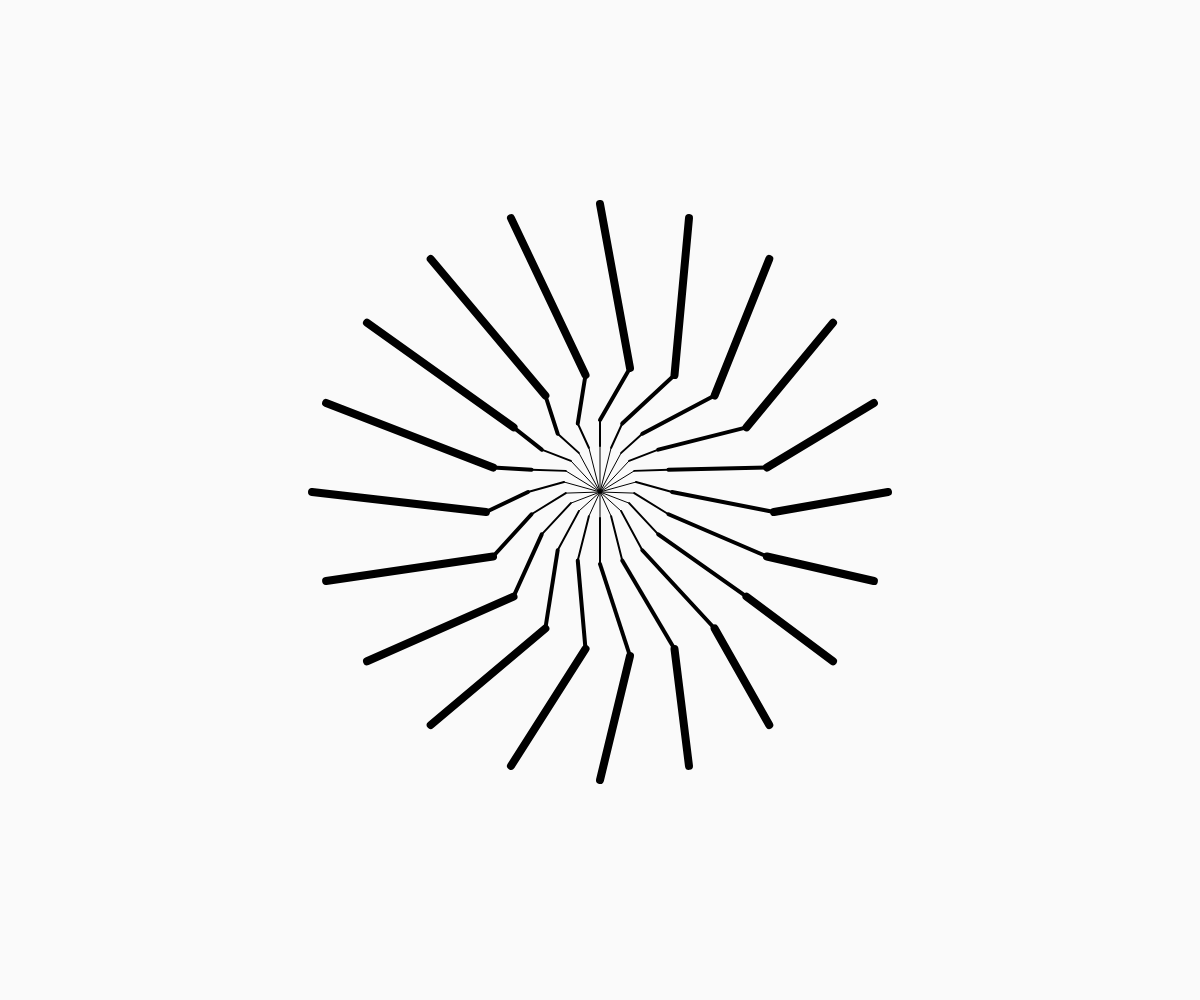
Frame 1 (no input)
Frame 60 (no input): identical to frame 1, image omitted
Frame 120 (the mouse pressed at the canvas centre since frame 60): identical to frame 1, image omitted

The p5.js sketch that drew this single still picture (run headless with seeded random() and noise() and a simulated clock; from frame 60 on, the mouse is pressed at the canvas centre):

// p5.js sketch
// ── sketch.js
let N = 18

function setup() {
	createCanvas(windowWidth, windowHeight)
	angleMode(DEGREES)
	// stroke()

}

function draw(){
  background(250)
    translate(width/2,height/2-N)
    // for(j=0;j<10;j++){
    for(i=0;i<360;i+=N){

      r = N*2
      x = r*cos(i)
      y = r*sin(i)
      strokeWeight(1)
      line(0,10,x,y)
            strokeWeight(2)

      line(x,y,x*2,y*2+10)
            strokeWeight(4)

      line(x*2,y*2+10,x*4+30,y*4+30)
            strokeWeight(8)

      line(x*4+30,y*4+30,x*8,y*8+10)
    // }
    }
}
